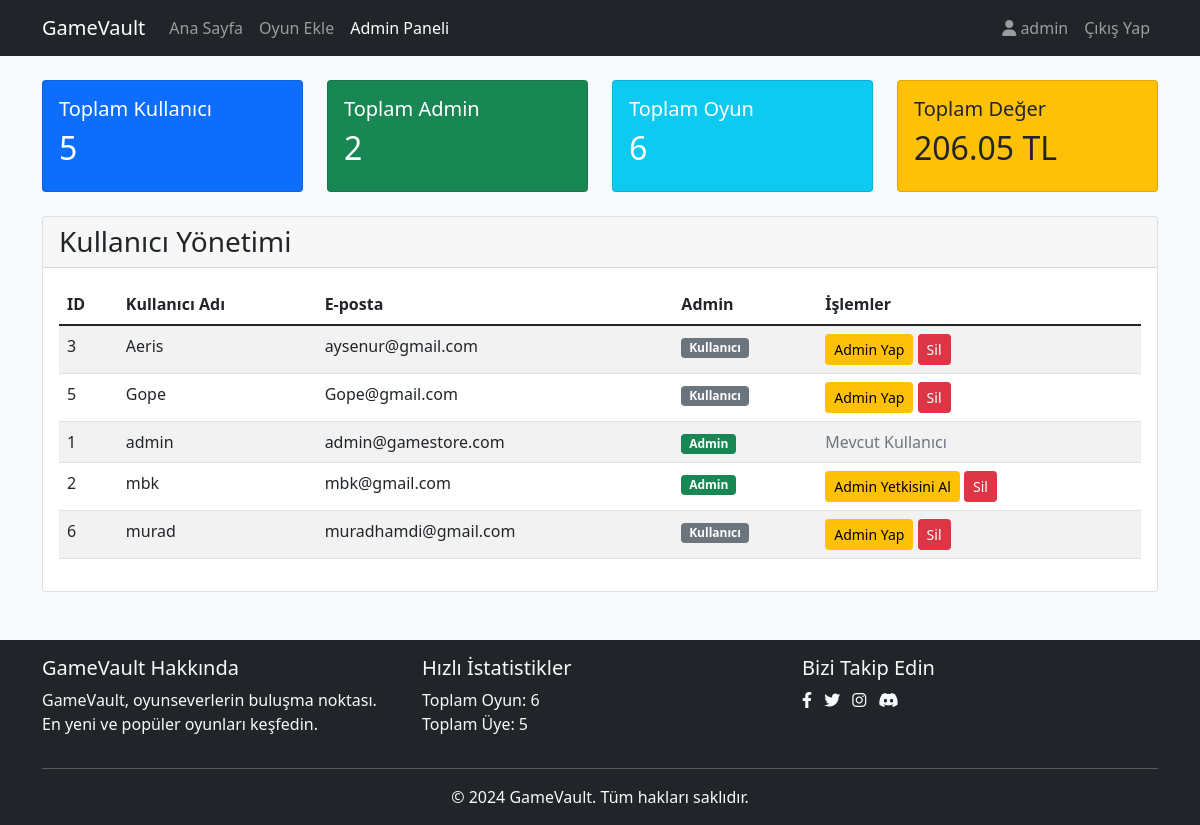
Page /admin_panel.php (signed in) on the earlier database version.
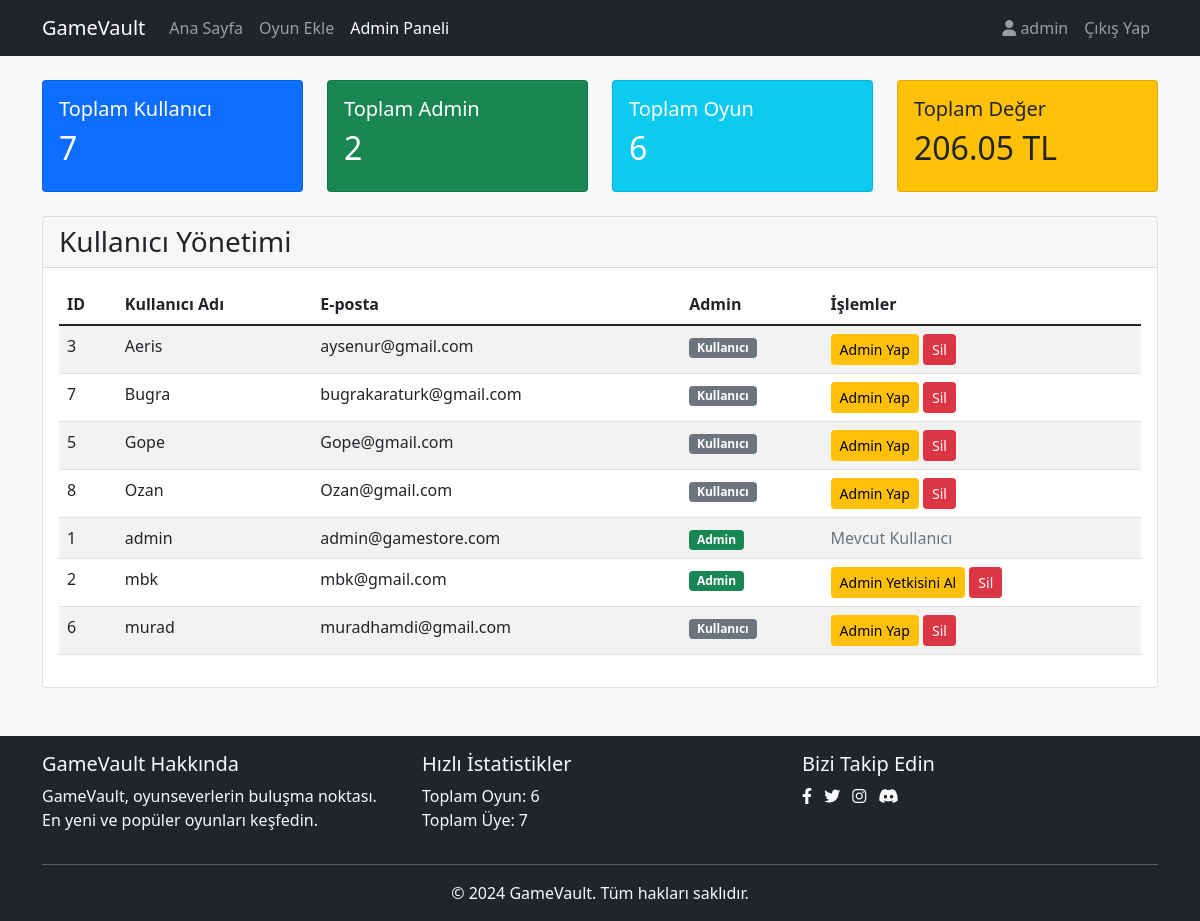
Same page on the later database version.
### tables this page shows
CREATE TABLE "users" (
                id INTEGER PRIMARY KEY AUTOINCREMENT,
                username TEXT NOT NULL UNIQUE,
                email TEXT NOT NULL UNIQUE,
                password TEXT NOT NULL,
                is_admin INTEGER DEFAULT 0,
                profile_image TEXT DEFAULT 'default.jpg',
                bio TEXT,
                join_date DATETIME DEFAULT CURRENT_TIMESTAMP,
                last_seen DATETIME,
                favorite_game TEXT,
                steam_profile TEXT,
                total_comments INTEGER DEFAULT 0,
                total_likes INTEGER DEFAULT 0
            );

### admin_panel.php (the view, shortened to what this page needs)
<?php
$db = Database::getInstance()->getConnection();
$users = [];
try {
    $stmt = $db->query("SELECT * FROM users ORDER BY username");
    $users = $stmt->fetchAll(PDO::FETCH_ASSOC);
} catch(PDOException $e) {
    $error = 'Kullanıcılar yüklenirken bir hata oluştu.';
}
$stats = [
    'total_users' => 0,
    'total_games' => 0,
    'total_admins' => 0,
    'total_value' => 0
];
try {
    $stmt = $db->query("SELECT COUNT(*) FROM users");
    $stats['total_users'] = $stmt->fetchColumn();
    $stmt = $db->query("SELECT COUNT(*) FROM users WHERE is_admin = 1");
    $stats['total_admins'] = $stmt->fetchColumn();
    $stmt = $db->query("SELECT COUNT(*), SUM(price) FROM games");
    $result = $stmt->fetch(PDO::FETCH_NUM);
    $stats['total_games'] = $result[0];
    $stats['total_value'] = $result[1] ?? 0;
} catch(PDOException $e) {
    $error = 'İstatistikler yüklenirken bir hata oluştu.';
}
?>
<!DOCTYPE html>
<html lang="tr">
<head>
    <link href="https://cdn.jsdelivr.net/npm/bootstrap@5.1.3/dist/css/bootstrap.min.css" rel="stylesheet">
    <link href="https://cdnjs.cloudflare.com/ajax/libs/font-awesome/6.0.0/css/all.min.css" rel="stylesheet">
</head>
<body class="bg-light">
    <nav class="navbar navbar-expand-lg navbar-dark bg-dark">
        <div class="container">
            <a class="navbar-brand" href="index.php">GameVault</a>
            <div class="collapse navbar-collapse" id="navbarNav">
                <ul class="navbar-nav me-auto">
                    <li class="nav-item">
                        <a class="nav-link" href="index.php">Ana Sayfa</a>
                    </li>
                    <li class="nav-item">
                        <a class="nav-link" href="add_game.php">Oyun Ekle</a>
                    </li>
                    <li class="nav-item">
                        <a class="nav-link active" href="admin_panel.php">Admin Paneli</a>
                    </li>
                </ul>
                <ul class="navbar-nav">
                    <li class="nav-item">
                        <a class="nav-link" href="profile.php">
                            <i class="fas fa-user"></i> <?php echo htmlspecialchars($_SESSION['username']); ?>
                        </a>
                    </li>
                    <li class="nav-item">
                        <a class="nav-link" href="logout.php">Çıkış Yap</a>
                    </li>
                </ul>
            </div>
        </div>
    </nav>
    <div class="container mt-4">
        <div class="row mb-4">
            <div class="col-md-3">
                <div class="card bg-primary text-white">
                    <div class="card-body">
                        <h5 class="card-title">Toplam Kullanıcı</h5>
                        <h2><?php echo $stats['total_users']; ?></h2>
                    </div>
                </div>
            </div>
            <div class="col-md-3">
                <div class="card bg-success text-white">
                    <div class="card-body">
                        <h5 class="card-title">Toplam Admin</h5>
                        <h2><?php echo $stats['total_admins']; ?></h2>
                    </div>
                </div>
            </div>
            <div class="col-md-3">
                <div class="card bg-info text-white">
                    <div class="card-body">
                        <h5 class="card-title">Toplam Oyun</h5>
                        <h2><?php echo $stats['total_games']; ?></h2>
                    </div>
                </div>
            </div>
            <div class="col-md-3">
                <div class="card bg-warning text-dark">
                    <div class="card-body">
                        <h5 class="card-title">Toplam Değer</h5>
                        <h2><?php echo number_format($stats['total_value'], 2); ?> TL</h2>
                    </div>
                </div>
            </div>
        </div>
        <div class="card">
            <div class="card-header">
                <h3 class="mb-0">Kullanıcı Yönetimi</h3>
            </div>
            <div class="card-body">
                <div class="table-responsive">
                    <table class="table table-striped">
                        <thead>
                            <tr>
                                <th>ID</th>
                                <th>Kullanıcı Adı</th>
                                <th>E-posta</th>
                                <th>Admin</th>
                                <th>İşlemler</th>
                            </tr>
                        </thead>
                        <tbody>
                            <?php foreach ($users as $user): ?>
                            <tr>
                                <td><?php echo $user['id']; ?></td>
                                <td><?php echo htmlspecialchars($user['username']); ?></td>
                                <td><?php echo htmlspecialchars($user['email']); ?></td>
                                <td>
                                    <?php if ($user['is_admin']): ?>
                                        <span class="badge bg-success">Admin</span>
                                    <?php else: ?>
                                        <span class="badge bg-secondary">Kullanıcı</span>
                                    <?php endif; ?>
                                </td>
                                <td>
                                    <?php if ($user['id'] != $_SESSION['user_id']): ?>
                                    <form method="POST" action="" class="d-inline">
                                        <button type="submit" name="toggle_admin" class="btn btn-warning btn-sm">
                                            <?php echo $user['is_admin'] ? 'Admin Yetkisini Al' : 'Admin Yap'; ?>
                                        </button>
                                        <button type="submit" name="delete_user" class="btn btn-danger btn-sm"
                                                onclick="return confirm('Bu kullanıcıyı silmek istediğinizden emin misiniz?')">
                                            Sil
                                        </button>
                                    </form>
                                    <?php else: ?>
                                        <span class="text-muted">Mevcut Kullanıcı</span>
                                    <?php endif; ?>
                                </td>
                            </tr>
                            <?php endforeach; ?>
                        </tbody>
                    </table>
                </div>
            </div>
        </div>
    </div>
    <?php include 'includes/footer.php'; ?>
</body>
</html>

### includes/footer.php (shortened to what this page needs)
<?php
$db = Database::getInstance()->getConnection();
try {
    $total_games = $db->query("SELECT COUNT(*) FROM games")->fetchColumn();
    $total_users = $db->query("SELECT COUNT(*) FROM users")->fetchColumn();
} catch(PDOException $e) {
    $total_games = 0;
    $total_users = 0;
}
?>
<footer class="footer mt-5 py-3 bg-dark text-light">
    <div class="container">
        <div class="row">
            <div class="col-md-4">
                <h5>GameVault Hakkında</h5>
                <p>GameVault, oyunseverlerin buluşma noktası. En yeni ve popüler oyunları keşfedin.</p>
            </div>
            <div class="col-md-4">
                <h5>Hızlı İstatistikler</h5>
                <ul class="list-unstyled">
                    <li>Toplam Oyun: <?php echo number_format($total_games); ?></li>
                    <li>Toplam Üye: <?php echo number_format($total_users); ?></li>
                </ul>
            </div>
            <div class="col-md-4">
                <h5>Bizi Takip Edin</h5>
                <div class="social-links">
                    <a href="#" class="text-light me-2"><i class="fab fa-facebook-f"></i></a>
                    <a href="#" class="text-light me-2"><i class="fab fa-twitter"></i></a>
                    <a href="#" class="text-light me-2"><i class="fab fa-instagram"></i></a>
                    <a href="#" class="text-light"><i class="fab fa-discord"></i></a>
                </div>
            </div>
        </div>
        <hr class="mt-3">
        <div class="row">
            <div class="col-12 text-center">
                <p class="mb-0">&copy; <?php echo date('Y'); ?> GameVault. Tüm hakları saklıdır.</p>
            </div>
        </div>
    </div>
</footer>
</body>
</html>

Differences in the rows shown:
added users: id "7", username "Bugra", email "bugrakaraturk@gmail.com", is_admin "Kullanıcı"
added users: id "8", username "Ozan", email "Ozan@gmail.com", is_admin "Kullanıcı"
Other differences:
$stats['total_users']: "5" → "7"
$total_users: "5" → "7"
